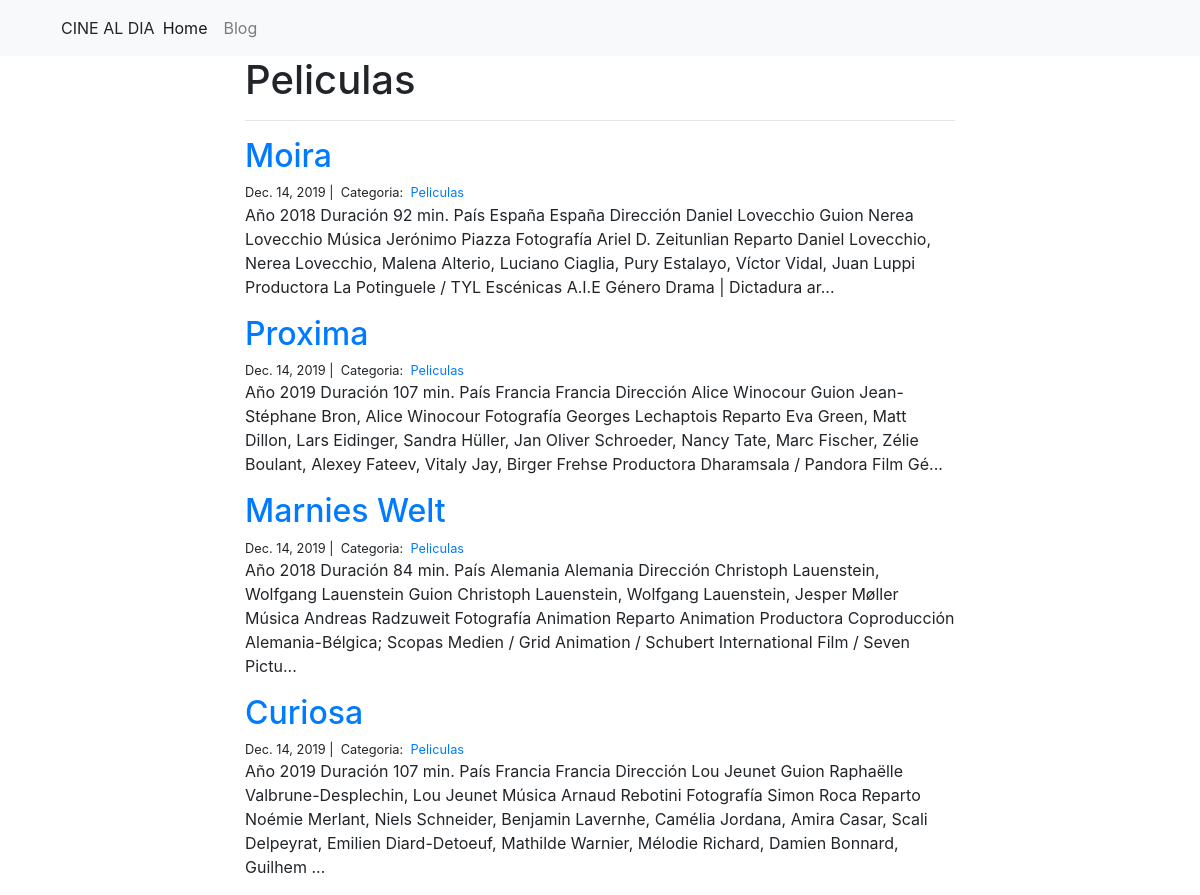
Screenshot of /blog/Peliculas/ with the database file from the repository.
### blog/models.py (models this page shows)
class Category(models.Model):
    name = models.CharField(max_length=20)

class Post(models.Model):
    title = models.CharField(max_length=255)
    body = models.TextField()
    created_on = models.DateTimeField(auto_now_add=True)
    last_modified = models.DateTimeField(auto_now=True)
    categories = models.ManyToManyField("Category", related_name="posts")

### blog/views.py (the view)
# urls.py: path("<category>/", views.blog_category, name="blog_category"),
def blog_category(request, category):
    posts = Post.objects.filter(categories__name__contains=category).order_by(
        "-created_on"
    )
    context = {"category": category, "posts": posts}
    return render(request, "blog_category.html", context)

### blog/templates/blog_category.html
{% extends "base.html" %}
{% block page_content %}
<div class="col-md-8 offset-md-2">
    <h1>{{ category | title }}</h1>
    <hr>
    {% for post in posts %}
        <h2><a href="{% url 'blog_detail' post.pk%}">{{ post.title }}</a></h2>
        <small>
            {{ post.created_on.date }} |&nbsp;
            Categoria:&nbsp;
            {% for category in post.categories.all %}
            <a href="{% url 'blog_category' category.name %}">
                {{ category.name }}
            </a>&nbsp;
            {% endfor %}
        </small>
        <p>{{ post.body | slice:":400" }}...</p>
    {% endfor %}
</div>
{% endblock %}

### personal_portfolio/templates/base.html (shortened to what this page needs)
<link rel="stylesheet" href="https://stackpath.bootstrapcdn.com/bootstrap/4.1.3/css/bootstrap.min.css">
<nav class="navbar navbar-expand-lg navbar-light bg-light">
    <div class="container">
        <a class="navbar-brand" </a>CINE AL DIA</a>
        <div class="collapse navbar-collapse" id="navbarSupportedContent">
          <ul class="navbar-nav mr-auto">
            <li class="nav-item active">
              <a class="nav-link" href="{% url 'project_index' %}">Home</a>
            </li>
            <li class="nav-item">
              <a class="nav-link" href="{% url 'blog_index' %}">Blog</a>
            </li>
          </ul>
        </div>
    </div>
</nav>
<div class="container">
    {% block page_content %}{% endblock %}
</div>

### rows the page displays
Category: name "Peliculas"
Post: title "Moira", created_on "Dec. 14, 2019", body "Año 2018 Duración 92 min. País España España Dirección Daniel Lovecchio Guion Nerea Lovecchio Música Jerónimo Piazza Fotografía Ariel D. Zeitunlian Reparto Daniel Lovecchio, Nerea Lovecchio, Malena Alterio, Luciano Ciaglia, Pury Estalayo, Víctor Vidal, Juan Luppi Productora La Potinguele / TYL Escénicas A.I.E Género Drama | Dictadura ar"
Post: title "Proxima", created_on "Dec. 14, 2019", body "Año 2019 Duración 107 min. País Francia Francia Dirección Alice Winocour Guion Jean-Stéphane Bron, Alice Winocour Fotografía Georges Lechaptois Reparto Eva Green, Matt Dillon, Lars Eidinger, Sandra Hüller, Jan Oliver Schroeder, Nancy Tate, Marc Fischer, Zélie Boulant, Alexey Fateev, Vitaly Jay, Birger Frehse Productora Dharamsala / Pandora Film Gé"
Post: title "Marnies Welt", created_on "Dec. 14, 2019", body "Año 2018 Duración 84 min. País Alemania Alemania Dirección Christoph Lauenstein, Wolfgang Lauenstein Guion Christoph Lauenstein, Wolfgang Lauenstein, Jesper Møller Música Andreas Radzuweit Fotografía Animation Reparto Animation Productora Coproducción Alemania-Bélgica; Scopas Medien / Grid Animation / Schubert International Film / Seven Pictu"
Post: title "Curiosa", created_on "Dec. 14, 2019", body "Año 2019 Duración 107 min. País Francia Francia Dirección Lou Jeunet Guion Raphaëlle Valbrune-Desplechin, Lou Jeunet Música Arnaud Rebotini Fotografía Simon Roca Reparto Noémie Merlant, Niels Schneider, Benjamin Lavernhe, Camélia Jordana, Amira Casar, Scali Delpeyrat, Emilien Diard-Detoeuf, Mathilde Warnier, Mélodie Richard, Damien Bonnard, Guilhem"
